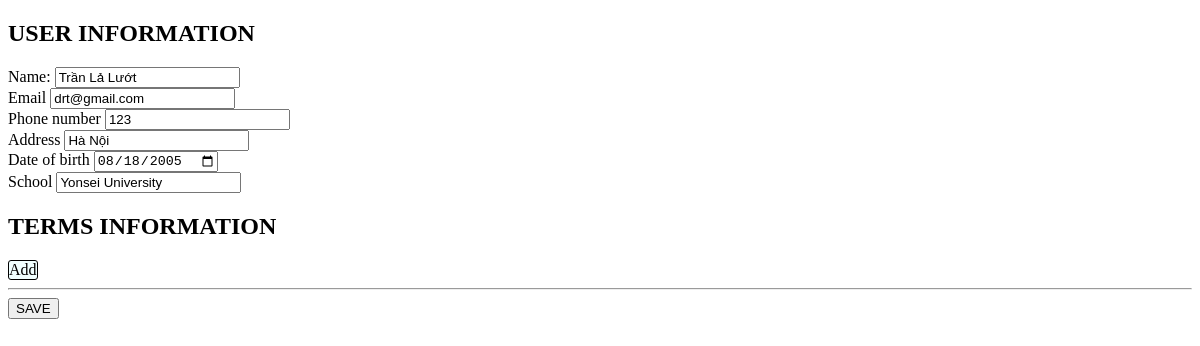
/edit/userInformation/id=2/, run on the app's committed database.
### main_site/models.py (models this page shows, shortened)
class UserInfo(models.Model):
    name = models.CharField(max_length=50, verbose_name='Họ và tên')
    email = models.EmailField(unique=True, null=True, verbose_name='Email')
    phoneNumber = models.CharField(max_length=15, null=True, verbose_name='Số điện thoại')
    address = models.CharField(max_length=255, null=True, verbose_name='Địa chỉ')
    dob = models.DateField(verbose_name='Ngày sinh', null=True)
    school = models.CharField(max_length=50, null=True, verbose_name='Thông tin trường học')
    user = models.OneToOneField(User, on_delete=models.CASCADE, related_name='info', verbose_name='Tài khoản người dùng')

### main_site/views.py (the view, shortened to what this page needs)
# urls.py: path('edit/userInformation/id=<int:userId>/', views.getEditUserInformation, name="editUserInformation"),
def getEditUserInformation(request, userId):
    user = User.objects.filter(id=userId).first()
    user_inf = UserInfo.objects.filter(user=user).first()
    terms = Term.objects.filter(user=user)
    context = {
        'user': user,
        'userInfo': user_inf,
        'terms': terms,
    }
    return render(request,'edit/userInformation.html', context)

### main_site/templates/edit/userInformation.html (shortened to what this page needs)
{% extends "base/base.html" %}
{% load static %}
{% block style %}
<link rel="stylesheet" href="{% static "css/editUserInformation.css" %}">
{% endblock style %}
{% block content %}
<form method="POST">
    <h2 >USER INFORMATION</h2>
    <div class="name">
        <label for="name" >
            Name:
        <input type="text" name="name" id ="name" value="{{userInfo.name}}" >
        </label>
    </div>
    <div class="email">
        <label for="email" >
            Email
        <input type="text" name="email" id ="email" value="{{userInfo.email}}" >
        </label>
    </div>
    <div class="phoneNumber">
        <label for="phoneNumber" >
            Phone number
        <input type="text" name="phoneNumber" id ="phoneNumber" value="{{userInfo.phoneNumber}}" >
        </label>
    </div>
    <div class="address">
        <label for="address" >
            Address
        <input type="text" name="address" id ="address" value="{{userInfo.address}}" >
        </label>
    </div>
    <div class="dob">
        <label for="dob" >
            Date of birth
        <input type="date" name="dob" id ="dob" value="{{userInfo.dob | date:'Y-m-d' }}" >
        </label>
    </div>
    <div class="school">
        <label for="school" >
            School
        <input type="text" name="school" id ="school" value="{{userInfo.school}}" >
        </label>
    </div>
    <h2 >TERMS INFORMATION</h2>
    <div onclick="createNewTerm({{user.id}})">
        Add
    </div>
    <hr>
    <button type="submit">SAVE</button>
</form>
{% endblock content %}

### static/css/base.css (style rules this page uses)
.ClickTag, a, [onclick] { background-color: azure; display: inline-block; border: 1px solid black; border-radius: 3px; }

### static/css/editUserInformation.css (style rules this page uses)
[onclick] { border: 1px solid black; border-radius: 3px; display: inline-block; }

### data on the page
UserInfo: name "Trần Lả Lướt", email "drt@gmail.com", phoneNumber "123", address "Hà Nội", dob "08/18/2005", school "Yonsei University"
